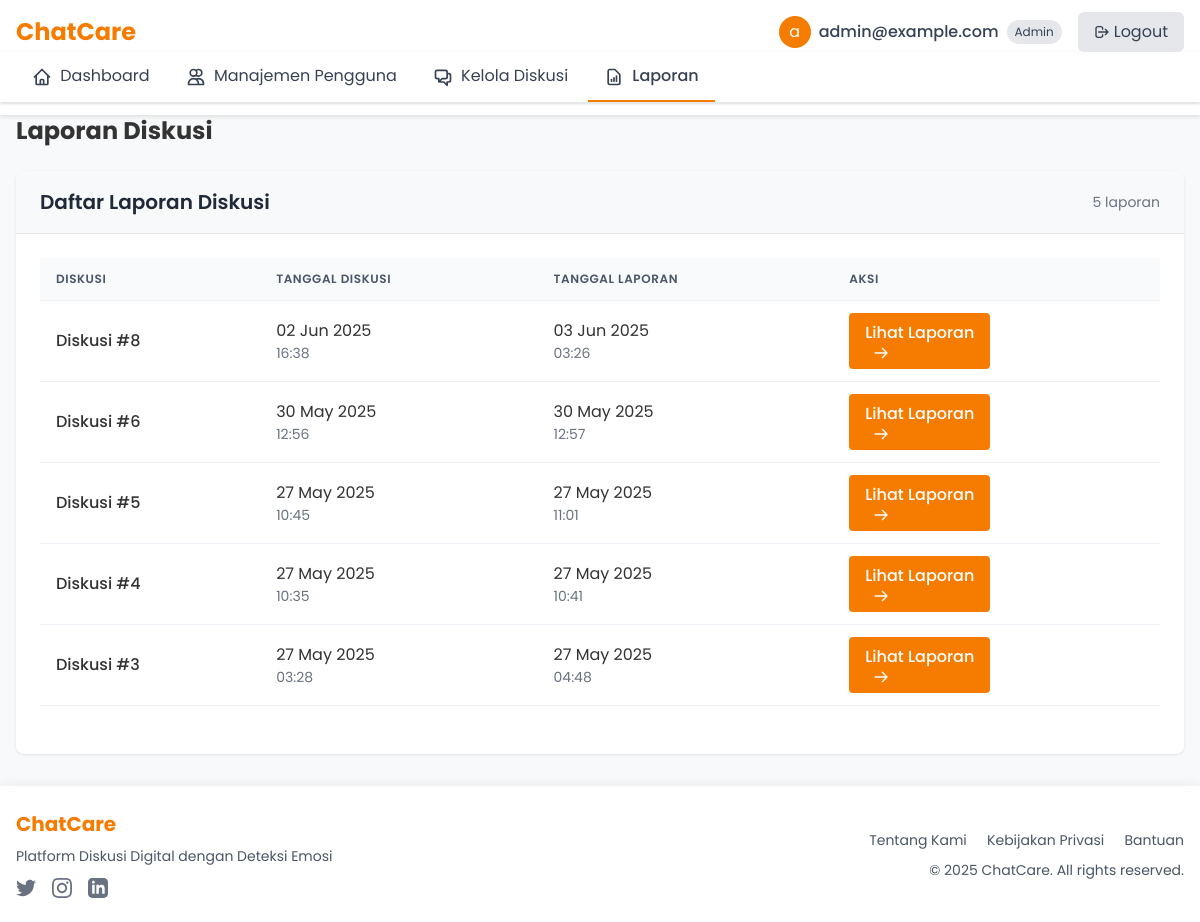
Screenshot of /reports?session_id=8 (signed in) with the database file from the repository.
### tables this page shows
CREATE TABLE `session_report` (
  `report_id` int NOT NULL,
  `session_id` int DEFAULT NULL,
  `summary` text,
  `generated_at` datetime DEFAULT CURRENT_TIMESTAMP
);

CREATE TABLE `session` (
  `session_id` int NOT NULL,
  `chat_log_id` int DEFAULT NULL,
  `participants` json DEFAULT NULL,
  `creator_id` varchar(36) DEFAULT NULL,
  `start_time` datetime DEFAULT NULL,
  `end_time` datetime DEFAULT NULL
);

### app/controllers/ReportController.php (called while the page is built, shortened)
<?php
class ReportController extends Controller {
    private $reportModel;
    public function __construct() {
        $this->reportModel = $this->model('Report');
    }
    public function index() {
        $role = $_SESSION['role'];
        if ($role == 'admin') {
            $reports = $this->reportModel->getReports();
        }
        $data = [
            'title' => 'Laporan Diskusi',
            'reports' => $reports,
            'role' => $role
        ];
        $this->view('reports/index', $data);
    }
}

### index.php (called while the page is built, shortened)
<?php
require_once BASE_PATH . '/app/core/Autoloader.php';
$app = new App();
$app->run();

### config/database.php (called while the page is built)
<?php
return [
    'host' => 'localhost',
    'username' => 'root',
    'password' => '',
    'database' => 'chatcare_db',
    'charset' => 'utf8mb4',
    'collation' => 'utf8mb4_unicode_ci',
];

### app/core/Database.php (called while the page is built, shortened)
<?php
class Database {
    private $host;
    private $username;
    private $password;
    private $database;
    private $charset;
    private $conn;
    private $stmt;
    public function __construct() {
        $config = require BASE_PATH . '/config/database.php';
        $this->host = $config['host'];
        $this->username = $config['username'];
        $this->password = $config['password'];
        $this->database = $config['database'];
        $this->charset = $config['charset'];
    }
    private function connect() {
        $dsn = "mysql:host={$this->host};dbname={$this->database};charset={$this->charset}";
        $options = [
            PDO::ATTR_PERSISTENT => true,
            PDO::ATTR_ERRMODE => PDO::ERRMODE_EXCEPTION,
            PDO::ATTR_DEFAULT_FETCH_MODE => PDO::FETCH_ASSOC,
            PDO::ATTR_EMULATE_PREPARES => false
        ];
        try {
            $this->conn = new PDO($dsn, $this->username, $this->password, $options);
        } catch (PDOException $e) {
            die('Database connection failed: ' . $e->getMessage());
        }
    }
    public function query($sql) {
        $this->stmt = $this->conn->prepare($sql);
    }
    public function execute() {
        return $this->stmt->execute();
    }
    public function resultSet() {
        $this->execute();
        return $this->stmt->fetchAll();
    }
}

### app/core/Autoloader.php (called while the page is built, shortened)
<?php
class Autoloader {
    public static function register() {
        spl_autoload_register(function ($class) {
            $class = str_replace('\\', DIRECTORY_SEPARATOR, $class);
            $directories = [
                BASE_PATH . '/app/controllers/',
                BASE_PATH . '/app/models/',
                BASE_PATH . '/app/core/',
                BASE_PATH . '/app/services/'
            ];
            foreach ($directories as $directory) {
                $file = $directory . $class . '.php';
                if (file_exists($file)) {
                    return true;
                }
            }
            return false;
        });
    }
}

### app/models/ReportModel.php (called while the page is built, shortened)
<?php
class ReportModel {
    private $db;
    public function __construct() {
        $this->db = new Database();
    }
    public function getReports() {
        $this->db->query("SELECT r.*, s.start_time, s.end_time FROM session_report r
                          LEFT JOIN session s ON r.session_id = s.session_id
                          ORDER BY r.generated_at DESC");
        return $this->db->resultSet();
    }
}

### app/views/reports/index.php (the view, shortened to what this page needs)
<div class="container mx-auto px-4 py-6">
    <h1 class="text-2xl font-bold mb-6"><?= $title ?></h1>
    <div class="grid-layout gap-6">
        <div class="col-span-12">
            <div class="report-content mb-6">
                <div class="report-header flex justify-between items-center">
                    <h2 class="report-title">Daftar Laporan Diskusi</h2>
                    <div class="flex items-center space-x-2">
                        <span class="text-sm text-gray-500"><?= count($reports) ?> laporan</span>
                    </div>
                </div>
                <div class="report-body">
                    <?php if (empty($reports)): ?>
                    <div class="flex flex-col items-center justify-center py-8">
                        <svg xmlns="http://www.w3.org/2000/svg" class="h-16 w-16 text-gray-300 mb-4" fill="none" viewBox="0 0 24 24" stroke="currentColor">
                            <path stroke-linecap="round" stroke-linejoin="round" stroke-width="2" d="M9 12h6m-6 4h6m2 5H7a2 2 0 01-2-2V5a2 2 0 012-2h5.586a1 1 0 01.707.293l5.414 5.414a1 1 0 01.293.707V19a2 2 0 01-2 2z" />
                        </svg>
                        <p class="text-gray-600 text-center">Belum ada laporan</p>
                        <?php if ($role == 'leader' || $role == 'admin'): ?>
                        <p class="text-gray-500 text-sm text-center mt-2">Buat laporan baru untuk diskusi yang telah selesai</p>
                        <?php endif; ?>
                    </div>
                    <?php else: ?>
                    <div class="overflow-x-auto">
                        <table class="report-table">
                            <thead>
                                <tr>
                                    <th>Diskusi</th>
                                    <th>Tanggal Diskusi</th>
                                    <th>Tanggal Laporan</th>
                                    <th>Aksi</th>
                                </tr>
                            </thead>
                            <tbody>
                                <?php foreach ($reports as $report): ?>
                                <tr class="hover:bg-gray-50 transition-colors">
                                    <td>
                                        <div class="font-medium">Diskusi #<?= $report['session_id'] ?></div>
                                    </td>
                                    <td>
                                        <?php if (isset($report['start_time']) && $report['start_time']): ?>
                                            <div><?= date('d M Y', strtotime($report['start_time'])) ?></div>
                                            <div class="text-sm text-gray-500"><?= date('H:i', strtotime($report['start_time'])) ?></div>
                                        <?php else: ?>
                                            <div>Tanggal tidak tersedia</div>
                                        <?php endif; ?>
                                    </td>
                                    <td>
                                        <div><?= date('d M Y', strtotime($report['generated_at'])) ?></div>
                                        <div class="text-sm text-gray-500"><?= date('H:i', strtotime($report['generated_at'])) ?></div>
                                    </td>
                                    <td>
                                        <a href="/reports/view?id=<?= $report['report_id'] ?>" class="btn-primary inline-flex items-center justify-center px-4 py-2 transition-colors">
                                            <span>Lihat Laporan</span>
                                            <svg xmlns="http://www.w3.org/2000/svg" class="h-4 w-4 ml-2" fill="none" viewBox="0 0 24 24" stroke="currentColor">
                                                <path stroke-linecap="round" stroke-linejoin="round" stroke-width="2" d="M14 5l7 7m0 0l-7 7m7-7H3" />
                                            </svg>
                                        </a>
                                    </td>
                                </tr>
                                <?php endforeach; ?>
                            </tbody>
                        </table>
                    </div>
                    <?php endif; ?>
                </div>
            </div>
        </div>
    </div>
</div>
<?php
require_once BASE_PATH . '/app/views/layouts/main.php';
?>

### css/main.css (style rules this page uses)
table { border-collapse: separate; border-spacing: 0; }
th { font-weight: 600; text-transform: uppercase; font-size: 0.75rem; letter-spacing: 0.05em; }
tr { transition: background-color 0.2s ease-in-out; }

### css/reports.css (style rules this page uses)
.report-table { width: 100%; border-collapse: separate; border-spacing: 0; }
.report-table th { background-color: #f8f9fa; font-weight: 600; text-transform: uppercase; font-size: 0.75rem; color: #4b5563; padding: 0.75rem 1rem; text-align: left; border-bottom: 1px solid #e5e7eb; }
.report-table td { padding: 1rem; vertical-align: middle; border-bottom: 1px solid #e5e7eb; }
.report-table tr:last-child td { border-bottom: none; }
.report-content { background-color: white; border-radius: 0.5rem; box-shadow: 0 1px 3px rgba(0, 0, 0, 0.1); overflow: hidden; height: 100%; transition: transform 0.2s, box-shadow 0.2s; }
.report-header { background-color: #f8f9fa; padding: 1rem 1.5rem; border-bottom: 1px solid #e5e7eb; }
.report-body { padding: 1.5rem; }
.report-title { font-size: 1.25rem; font-weight: 600; color: #1f2937; margin: 0; }
.grid-layout { display: grid; grid-template-columns: repeat(12, minmax(0, 1fr)); gap: 1.5rem; }
.btn-primary { display: inline-block; background-color: #f57c00; color: white; font-weight: 500; padding: 0.5rem 1rem; border-radius: 0.375rem; text-align: center; transition: background-color 0.2s; }
.btn-primary { background-color: #f57c00; color: white; font-weight: 500; padding: 0.5rem 1rem; border-radius: 0.25rem; text-align: center; transition: background-color 0.2s; }

### css/fixes.css (style rules this page uses)
html, body { height: 100%; }
body { font-family: 'Poppins', 'Segoe UI', Tahoma, Geneva, Verdana, sans-serif; background-color: #f8f9fa; color: #333; }
.container { width: 100%; max-width: 1200px; margin: 0 auto; padding: 0 1rem; }
.grid-layout { display: grid; grid-template-columns: repeat(12, 1fr); gap: 1rem; }
.font-bold { font-weight: 700 !important; }
.py-2 { padding-top: 0.5rem !important; padding-bottom: 0.5rem !important; }
.px-4 { padding-left: 1rem !important; padding-right: 1rem !important; }
table { width: 100% !important; border-collapse: separate !important; border-spacing: 0 !important; }
th { background-color: #f8fafc !important; padding: 0.75rem 1rem !important; text-align: left !important; font-weight: 600 !important; color: #4a5568 !important; border-bottom: 1px solid #edf2f7 !important; }
td { padding: 0.75rem 1rem !important; border-bottom: 1px solid #edf2f7 !important; }
.container { padding-left: 1rem !important; padding-right: 1rem !important; }

### rows the page displays
session_report: session "8", session.start_time "02 Jun 2025", session.start_time "16:38", generated_at "03 Jun 2025", generated_at "03:26"
session_report: session "6", session.start_time "30 May 2025", session.start_time "12:56", generated_at "30 May 2025", generated_at "12:57"
session_report: session "5", session.start_time "27 May 2025", session.start_time "10:45", generated_at "27 May 2025", generated_at "11:01"
session_report: session "4", session.start_time "27 May 2025", session.start_time "10:35", generated_at "27 May 2025", generated_at "10:41"
session_report: session "3", session.start_time "27 May 2025", session.start_time "03:28", generated_at "27 May 2025", generated_at "04:48"

### other values shown
substr($_SESSION['username'], 0, 1) "a"
$_SESSION['username'] "admin@example.com"
$_SESSION['role'] "Admin"
$title "Laporan Diskusi"
count($reports) "5"
